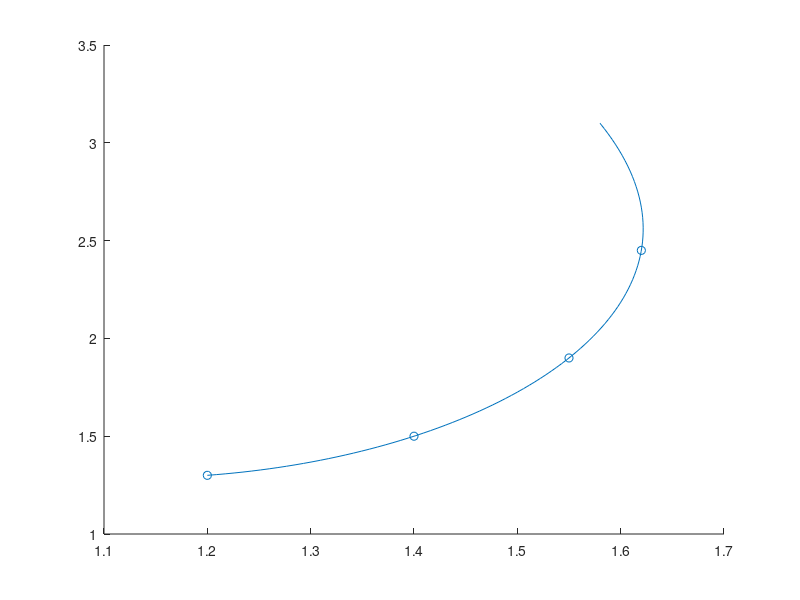

This chart was generated by the following MATLAB code:
t0 = 540;
t1 = 196608 / (2^16);
t2 = 393216 / (2^16);
t3 = 589824 / (2^16);
T = [
    1, 0, 0, 0;
    1, t1, t1^2, t1^3;
    1, t2, t2^2, t2^3;
    1, t3, t3^2, t3^3
]

x = [1.2; 1.4; 1.55; 1.62];
y = [1.3; 1.5; 1.9; 2.45];
scatter(x, y)

t = linspace(0, 12);
a=inv(T)*x;
x = a(1) + a(2).*t + a(3).*t.^2 + a(4).*t.^3;
a=inv(T)*y;
y = a(1) + a(2).*t + a(3).*t.^2 + a(4).*t.^3;
hold on
plot(x, y)
